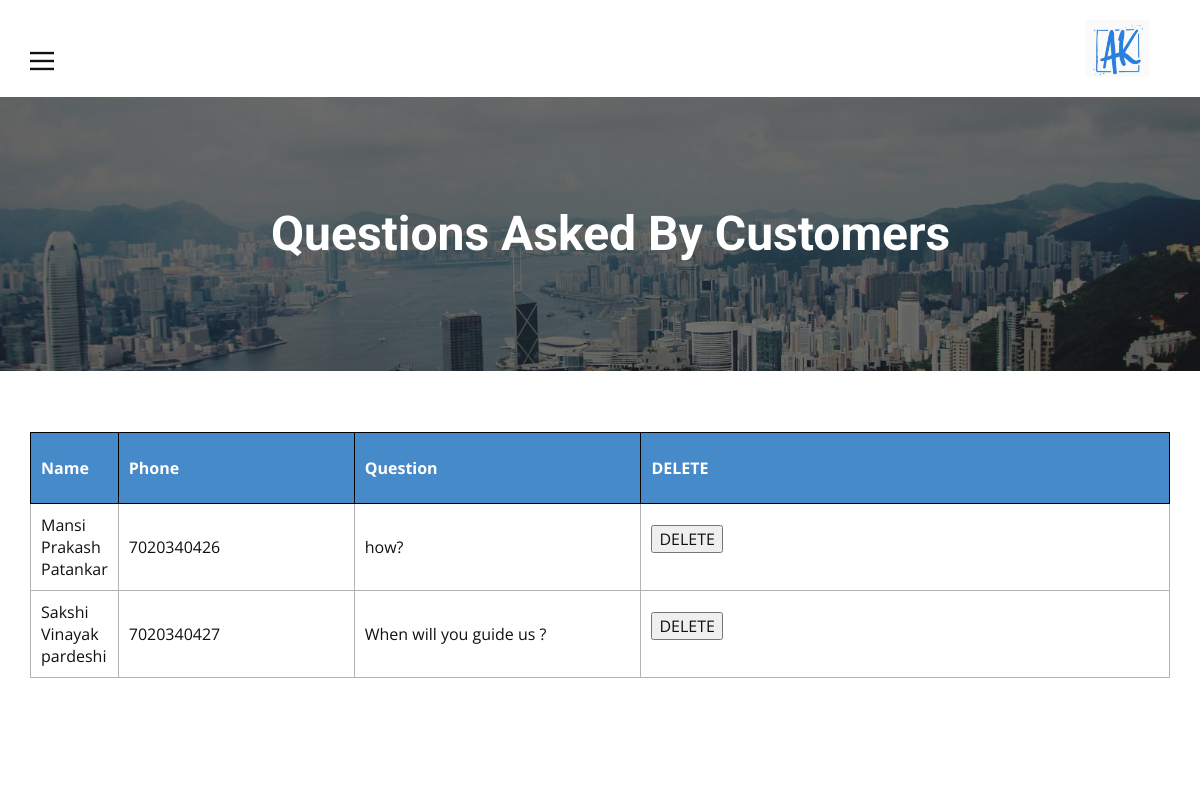
Screenshot of /admin/Questions.php with the database file from the repository.
### tables this page shows
CREATE TABLE `faq` (
  `Name` varchar(55) NOT NULL,
  `Phone` bigint(10) NOT NULL,
  `Question` varchar(100) NOT NULL
);

### admin/Questions.php (the view, shortened to what this page needs)
<?php
include('security.php');
?>
            <?php
                $query = "SELECT * FROM Faq";
                $query_run = mysqli_query($connection, $query);
            ?>
<!DOCTYPE html>
<html style="font-size: 16px;">
  <head>
    <link rel="stylesheet" href="nicepage.css" media="screen">
<link rel="stylesheet" href="Questions.css" media="screen">
  </head>
  <body class="u-body"><header class="u-clearfix u-header u-header" id="sec-ac43"><div class="u-clearfix u-sheet u-sheet-1">
        <a href="Admin.html" data-page-id="562230828" class="u-image u-logo u-image-1" data-image-width="460" data-image-height="407" title="Admin">
          <img src="images/Screenshot2021-06-03182605.png" class="u-logo-image u-logo-image-1" data-image-width="64">
        </a>
        <nav class="u-align-left u-menu u-menu-dropdown u-nav-spacing-25 u-offcanvas u-offcanvas-shift u-menu-1" data-responsive-from="XL">
          <div class="menu-collapse">
            <a class="u-button-style u-custom-color u-nav-link" href="#" style="font-size: calc(1em + 8px);">
              <svg class="u-svg-link" preserveAspectRatio="xMidYMin slice" viewBox="0 0 302 302" style=""><use xmlns:xlink="http://www.w3.org/1999/xlink" xlink:href="#svg-7b92"></use></svg>
            </a>
          </div>
        </nav>
      </div></header>
    <section class="u-clearfix u-image u-shading u-section-1" id="sec-fb50" data-image-width="5184" data-image-height="3456">
      <div class="u-clearfix u-sheet u-valign-middle u-sheet-1">
        <h1 class="u-align-center-xs u-text u-text-1">Questions Asked By Customers</h1>
      </div>
    </section>
    <section class="u-align-center u-clearfix u-section-2" id="sec-4b27">
      <div class="u-clearfix u-sheet u-sheet-1">
        <div class="u-expanded-width u-table u-table-responsive u-table-1">
          <table class="u-table-entity u-table-entity-1">
            <colgroup>
              <col width="7.2%">
              <col width="20.8%">
              <col width="25.3%">
              <col width="46.7%">
            </colgroup>
            <thead class="u-black u-table-header u-table-header-1">
              <tr style="height: 71px;">
                <th class="u-border-1 u-border-black u-palette-1-base u-table-cell u-table-cell-1">Name</th>
                <th class="u-border-1 u-border-black u-palette-1-base u-table-cell u-table-cell-2">Phone</th>
                <th class="u-border-1 u-border-black u-palette-1-base u-table-cell u-table-cell-3">Question</th>
                <th class="u-border-1 u-border-black u-palette-1-base u-table-cell u-table-cell-3">DELETE</th>
              </tr>
            </thead>
            <?php
            if(mysqli_num_rows($query_run) > 0)
            {
                while($row = mysqli_fetch_assoc($query_run))
                {
            ?>
             <tbody class="u-table-body">
                <tr style="height: 75px;">
                    <td class="u-border-1 u-border-grey-30 u-table-cell"><?php  echo $row['Name']; ?></td>
                    <td class="u-border-1 u-border-grey-30 u-table-cell"><?php  echo $row['Phone']; ?></td>
                    <td class="u-border-1 u-border-grey-30 u-table-cell"><?php  echo $row['Question']; ?></td>
                    <td class="u-border-1 u-border-grey-30 u-table-cell">
                        <form action="codefaq.php" method="post">
                            <button type="submit" name="delete_btn" class="btn btn-danger"> DELETE</button>
                        </form>
                    </td>
                </tr>
                </tbody>
            <?php
                }
            }
            else {
                echo "No Record Found";
            }
            ?>
    </table>
    <br>
  </body>
</html>

### admin/Questions.css (style rules this page uses)
.u-section-1 { background-image: linear-gradient(0deg, rgba(0,0,0,0.5), rgba(0,0,0,0.5)), url("images/chan-young-lee-Vk5lEHcWHjA-unsplash.jpg"); }
.u-section-1 .u-sheet-1 { min-height: 274px; }
.u-section-1 .u-text-1 { font-weight: 700; margin: 60px 214px 60px 241px; }
.u-section-2 .u-sheet-1 { min-height: 428px; }
.u-section-2 .u-table-1 { margin-top: 61px; margin-bottom: 60px; }
.u-section-2 .u-table-entity-1 { min-height: 100px; }
.u-section-2 .u-table-header-1 { font-weight: 700; background-image: none; }
.u-section-2 .u-table-cell-1 { background-image: none; }
.u-section-2 .u-table-cell-2 { background-image: none; }
.u-section-2 .u-table-cell-3 { background-image: none; }

### rows the page displays
faq: Name "Mansi Prakash Patankar", Phone "7020340426", Question "how?"
faq: Name "Sakshi Vinayak pardeshi", Phone "7020340427", Question "When will you guide us ?"
